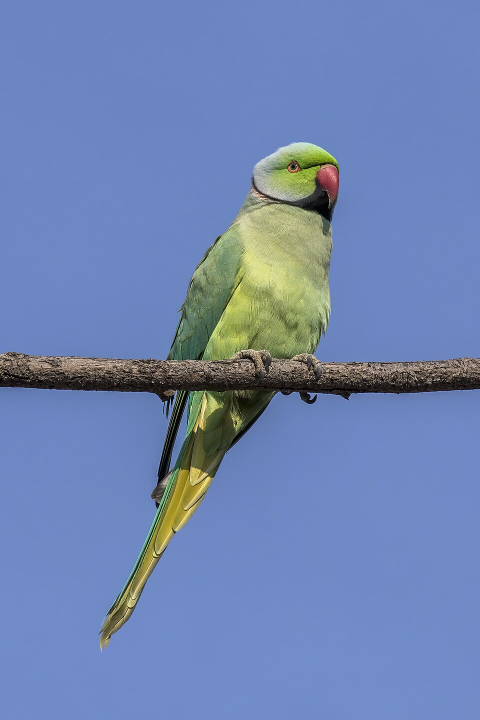
#> input picture tests/samples/bird.jpg, 960 x 1440 px (shown at 1/2 size); its folder holds only this picture in this run
$ python -i camera.py   (imports and definitions only)
#> lines starting #> are read from the running program, lines starting #| are printed output that depends on the picture
#> further down, picture is the input picture: shape (1440, 960, 3); mean B, G, R 178.8, 132.8, 110.8
"""Camera capture thread with latest-frame semantics and low-light boost."""
from __future__ import annotations

import glob
import logging
import os
import subprocess
import sys
import threading
import time
from typing import Any, Dict, List, Optional

import cv2
import numpy as np

log = logging.getLogger("krshibandhu.camera")


def enhance_low_light(frame: np.ndarray, gamma: float = 1.6) -> np.ndarray:
#> called with gamma = 1.6
    lab = cv2.cvtColor(frame, cv2.COLOR_BGR2LAB)
#> lab: shape (1440, 960, 3); mean of channels 0, 1, 2 141.5, 132.9, 101.5
    l, a, b = cv2.split(lab)
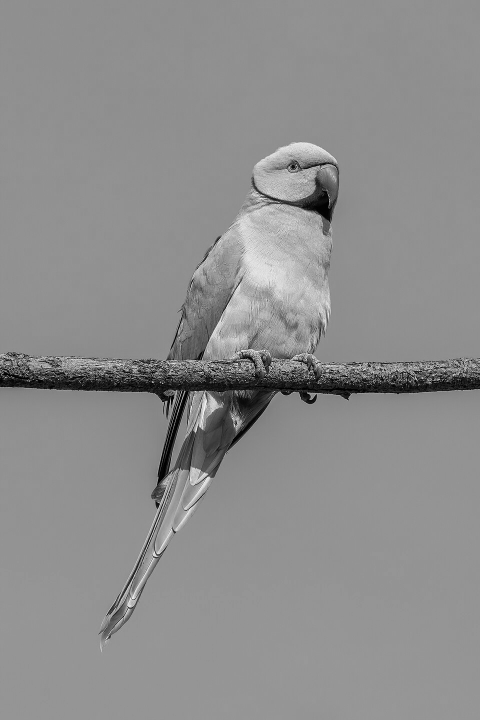
#> l: shape (1440, 960) (shown at 1/2 size); min 0, max 255, mean 141.5
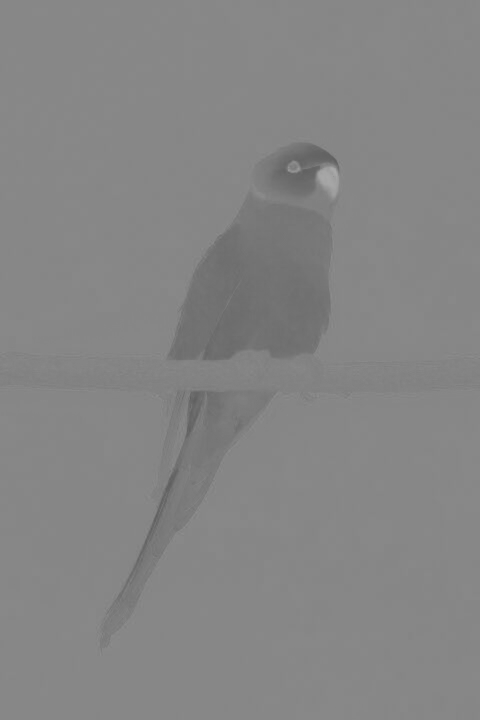
#> a: shape (1440, 960) (shown at 1/2 size); min 93, max 171, mean 132.9
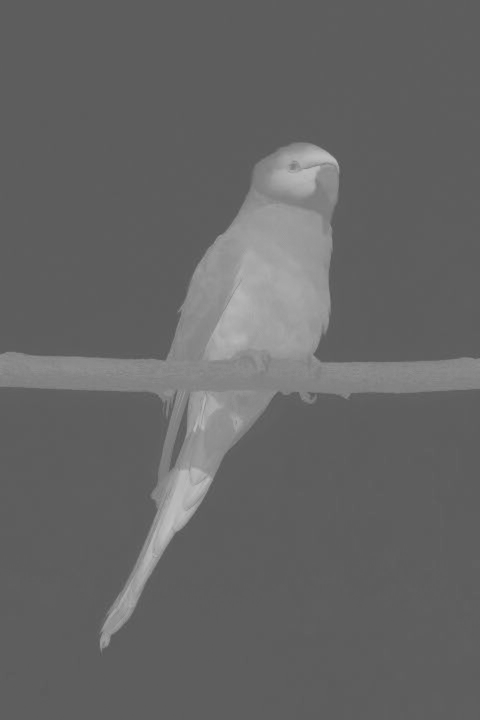
#> b: shape (1440, 960) (shown at 1/2 size); min 82, max 193, mean 101.5
    l = cv2.createCLAHE(clipLimit=3.0, tileGridSize=(8, 8)).apply(l)
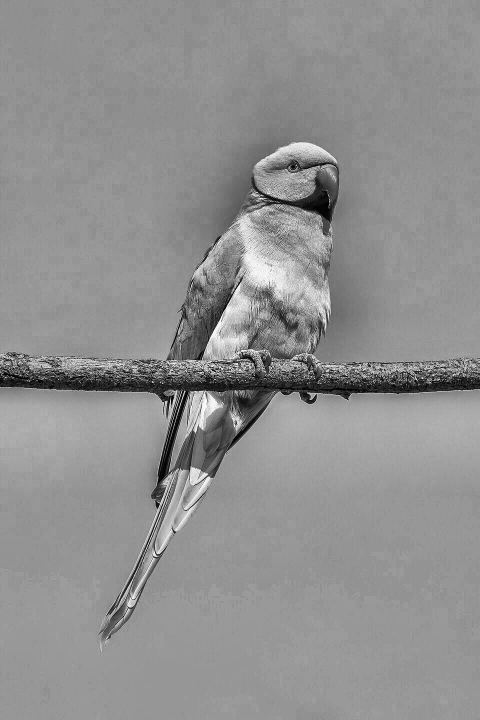
#> l: shape (1440, 960) (shown at 1/2 size); min 1, max 255, mean 144.2
    out = cv2.cvtColor(cv2.merge((l, a, b)), cv2.COLOR_LAB2BGR)
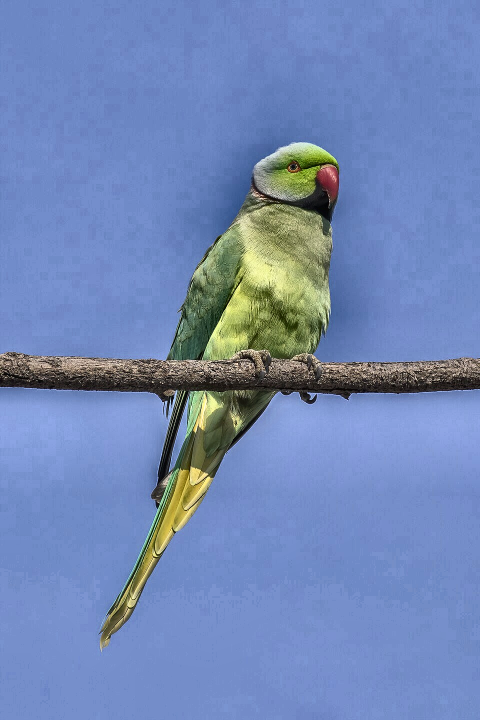
#> out: shape (1440, 960, 3) (shown at 1/2 size); mean B, G, R 182.3, 136, 113.8
    table = np.array([((i / 255.0) ** (1.0 / gamma)) * 255 for i in range(256)]).astype("uint8")
    return cv2.LUT(out, table)
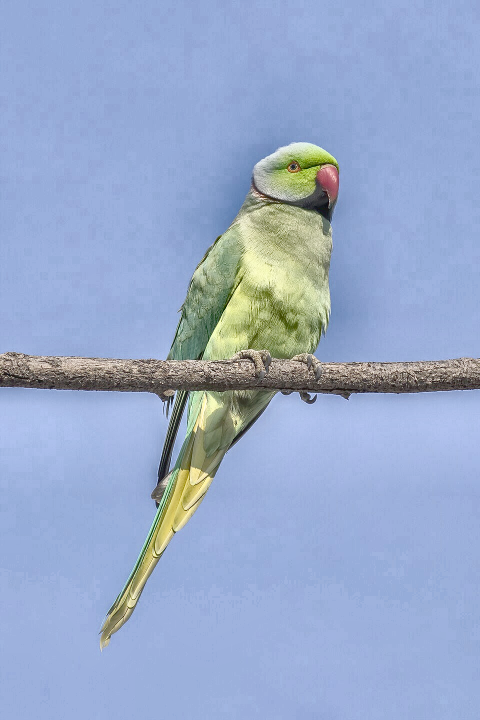
#> returned value: shape (1440, 960, 3) (shown at 1/2 size); mean of channels 0, 1, 2 203.4, 170.4, 152.2; drawn as B, G, R


# [37 lines left out: function list_cameras_info, not called in this run]


def list_cameras(max_index: int = 4) -> List[int]:
    """Compatibility wrapper returning list of integer camera indices."""
    return [c["index"] for c in list_cameras_info(max_index)]


class Camera:
    """Continuously grabs frames; consumers get only the most recent one."""

    # [82 lines left out: functions __init__, start, stop, switch, _open, push_frame and 1 more, not called in this run]

    def read(self):
        with self._lock:
            return self._frame_id, (None if self._frame is None else self._frame.copy())


class FakeCamera(Camera):
    """Feeds static images (for tests / demos without a webcam)."""

    # [14 lines left out: functions __init__, _run, not called in this run]

>>> import cv2
>>> picture = cv2.imread('../tests/samples/bird.jpg')
>>> result = enhance_low_light(picture)

$ run again, on tests/samples/deer.jpg
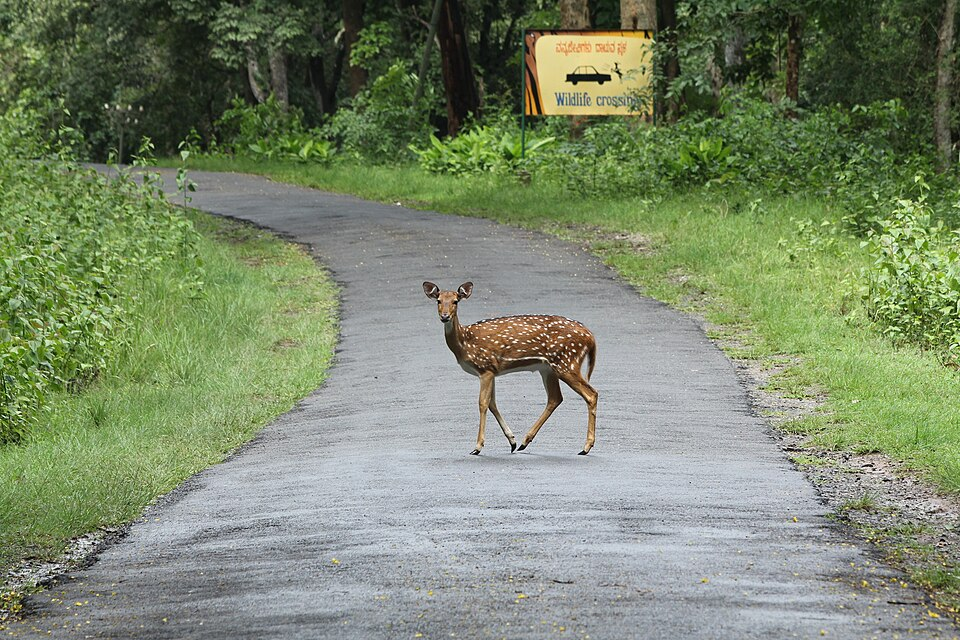
#> input picture tests/samples/deer.jpg, 960 x 640 px
#> picture is the input picture: shape (640, 960, 3); mean B, G, R 108, 135.9, 123.2
#> lab: shape (640, 960, 3); mean of channels 0, 1, 2 138.7, 118.5, 141.6
#> in enhance_low_light, `out = cv2.cvtColor(cv2.merge((l, a, b)), cv2.COLOR_LAB2BGR)`:
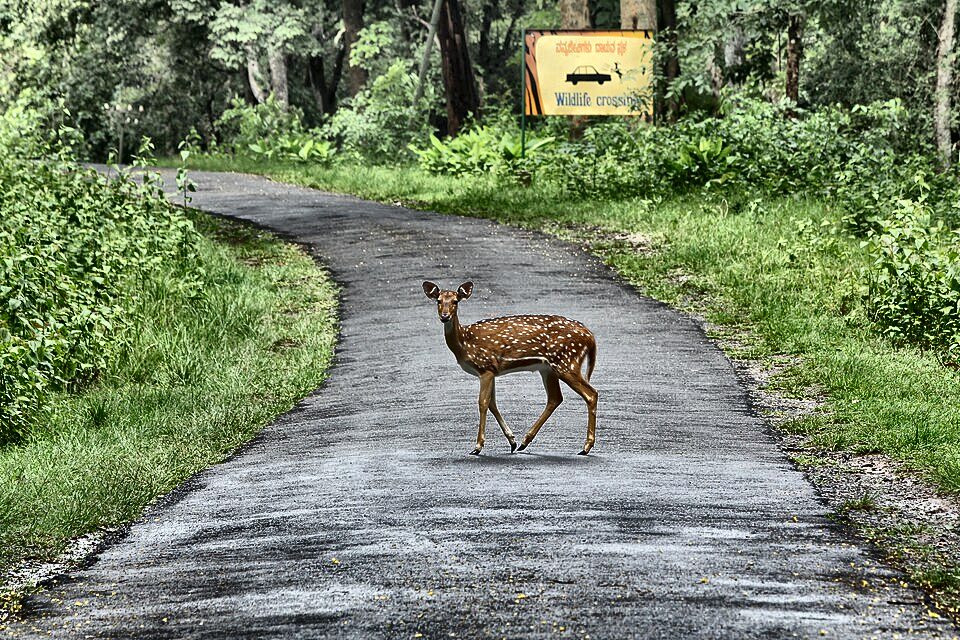
#> out: shape (640, 960, 3); mean B, G, R 104.6, 132, 119.3
#> in enhance_low_light, `return cv2.LUT(out, table)`:
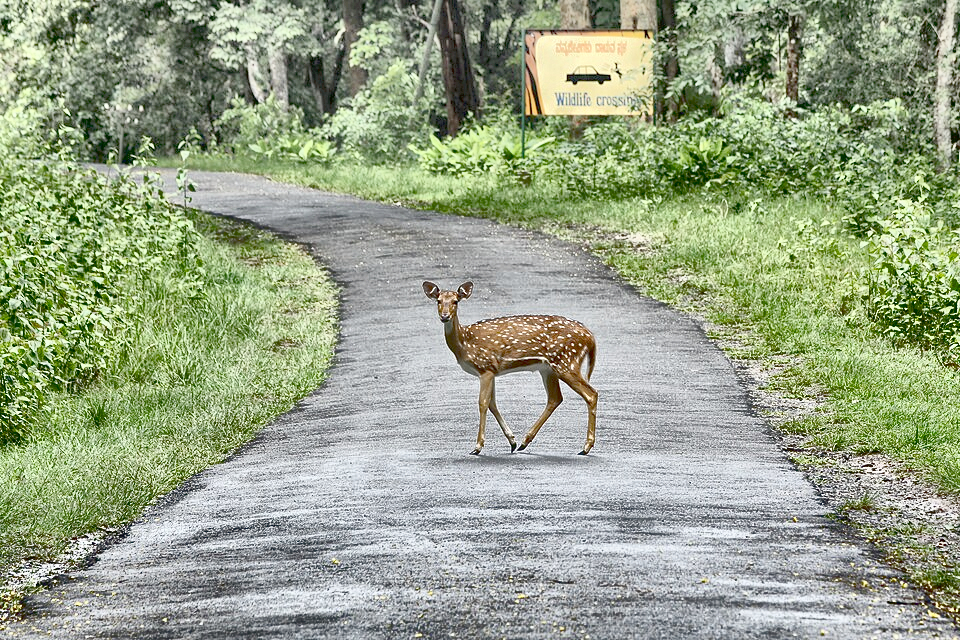
#> returned value: shape (640, 960, 3); mean of channels 0, 1, 2 136, 163.2, 151.8; drawn as B, G, R
